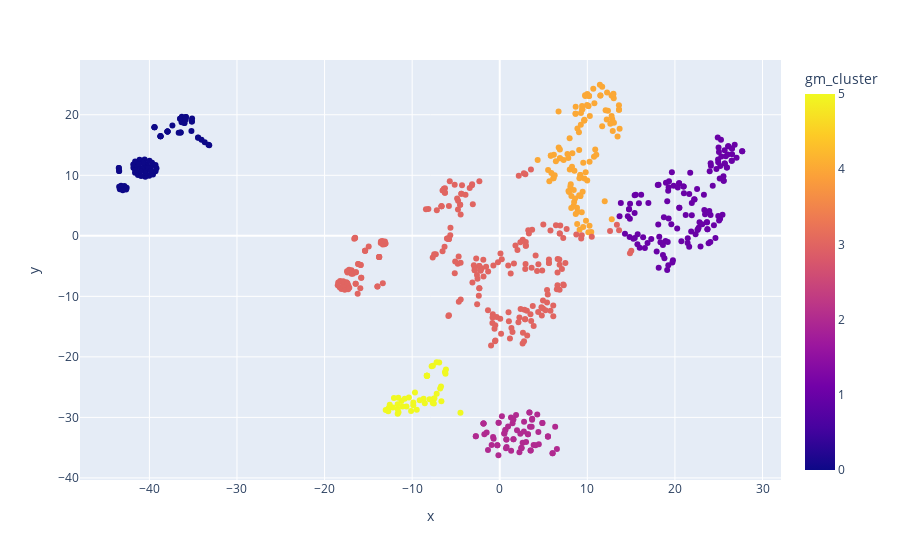

The code cell stored with this chart in its notebook:
### Code cell
fig = px.scatter(
    df,
    x='x',
    y='y',
    color="gm_cluster",
#     color="hc_cluster",
#     color="description",
    hover_data=["short_input_texts", "short_bot_texts","intent","short_entities","action_1"],
    )


fig.show()

### Figure 1 — Plotly figure (JSON) as saved in the notebook; plotly's stock layout.template omitted (floating-point values rounded to 4 significant figures; data arrays with more than 128 entries replaced by an {"elided": "..."} marker saying what was removed)
{"data": [{"customdata": {"elided": "655x5 str values"}, "hovertemplate": "x=%{x}<br>y=%{y}<br>short_input_texts=%{customdata[0]}<br>short_bot_texts=%{customdata[1]}<br>intent=%{customdata[2]}<br>short_entities=%{customdata[3]}<br>action_1=%{customdata[4]}<br>gm_cluster=%{marker.color}<extra></extra>", "legendgroup": "", "marker": {"color": {"elided": "655 int values"}, "coloraxis": "coloraxis", "symbol": "circle"}, "mode": "markers", "name": "", "showlegend": false, "type": "scatter", "x": {"elided": "655 float values"}, "xaxis": "x", "y": {"elided": "655 float values"}, "yaxis": "y"}], "layout": {"coloraxis": {"colorbar": {"title": {"text": "gm_cluster"}}, "colorscale": [[0, "#0d0887"], [0.1111, "#46039f"], [0.2222, "#7201a8"], [0.3333, "#9c179e"], [0.4444, "#bd3786"], [0.5556, "#d8576b"], [0.6667, "#ed7953"], [0.7778, "#fb9f3a"], [0.8889, "#fdca26"], [1, "#f0f921"]]}, "legend": {"tracegroupgap": 0}, "margin": {"t": 60}, "xaxis": {"anchor": "y", "domain": [0, 1], "title": {"text": "x"}}, "yaxis": {"anchor": "x", "domain": [0, 1], "title": {"text": "y"}}}}
